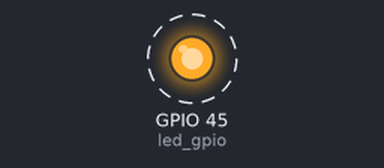
Simulated run of this sketch. Board: ESP32-S2. On the bench: output pins drawn as LEDs (lit = HIGH). Dashed ring = blinking.

Above: at 0.2 s.
Timing chart, 0 to 3.5 s (numbered marks = the images above):
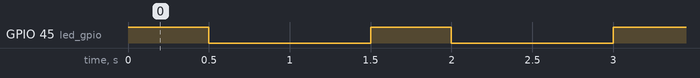

The sketch:

ESP32-S2_LED_Blink.ino
```cpp
/*
  This blink sketch is for the LilyGo ESP32-S2 v1.1 dev board, ESP32-S2 is a highly integrated, low-power, single-core Wi-Fi Microcontroller SoC.
  Ensure that some version of the ESP32-S2 board (e.g. ESP32S2 Dev Module) is selected as the upload will fail if a standard ESP32 board is selected.
  If sketch does not run after uploading just press the reset button on the module.
  */
const byte led_gpio = 45;  //The const keyword stands for constant. It is a variable qualifier making a variable "read-only".

void setup() {

  pinMode(led_gpio, OUTPUT);  //Set led_gpio, or GPIO 45, as an output.
}

void loop() {
  digitalWrite(led_gpio, HIGH);  // turn the LED on (HIGH is the voltage level)
  delay(500);                    // wait for a second
  digitalWrite(led_gpio, LOW);   // turn the LED off by making the voltage LOW
  delay(1000);                   // wait for a second
}
```

Measured:
- by itself, GPIO 45 (led_gpio): alternates HIGH for 0.50 s and LOW for 1.0 s
